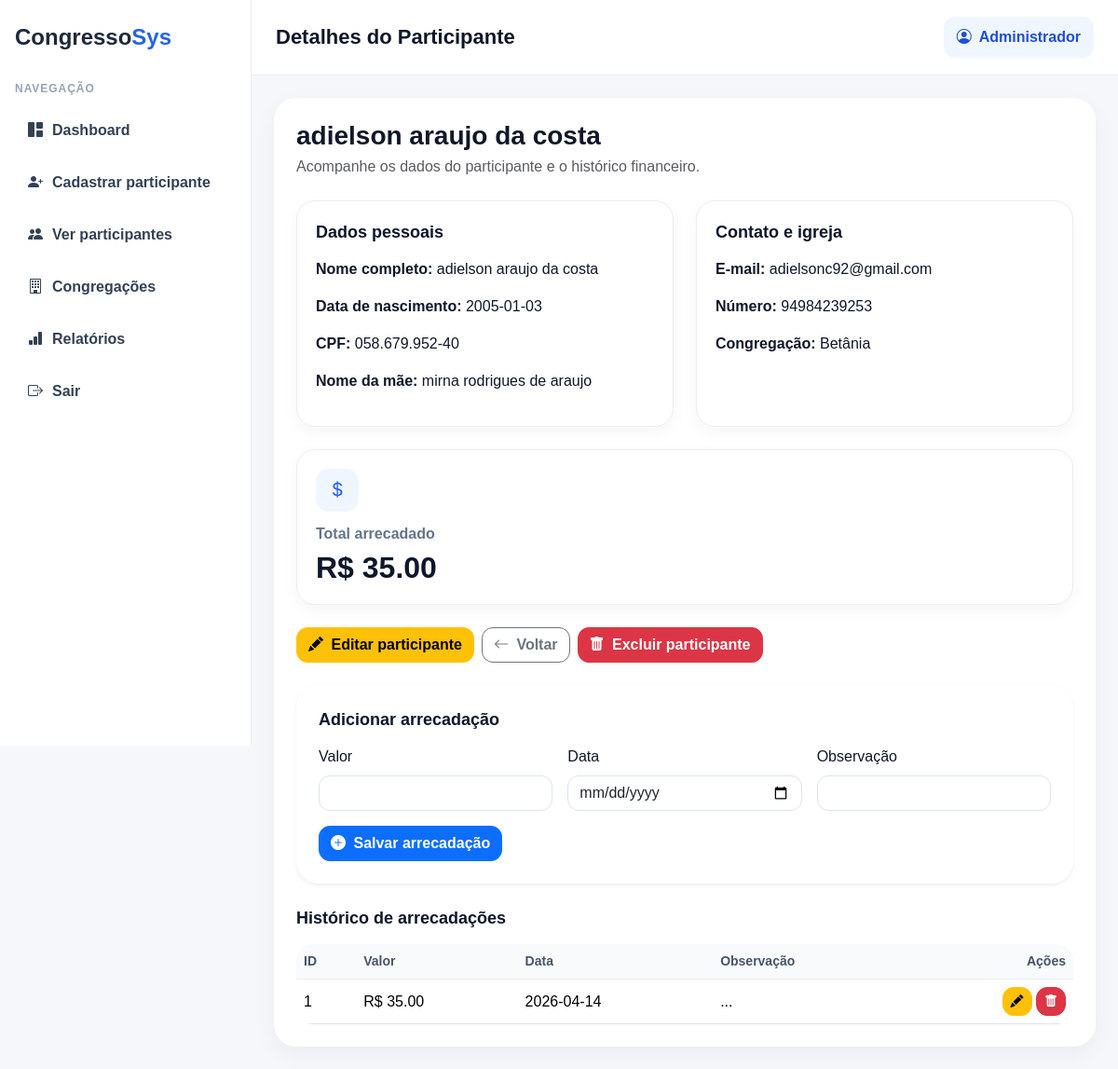
Before: /participantes/1 (signed in) with the older database file.
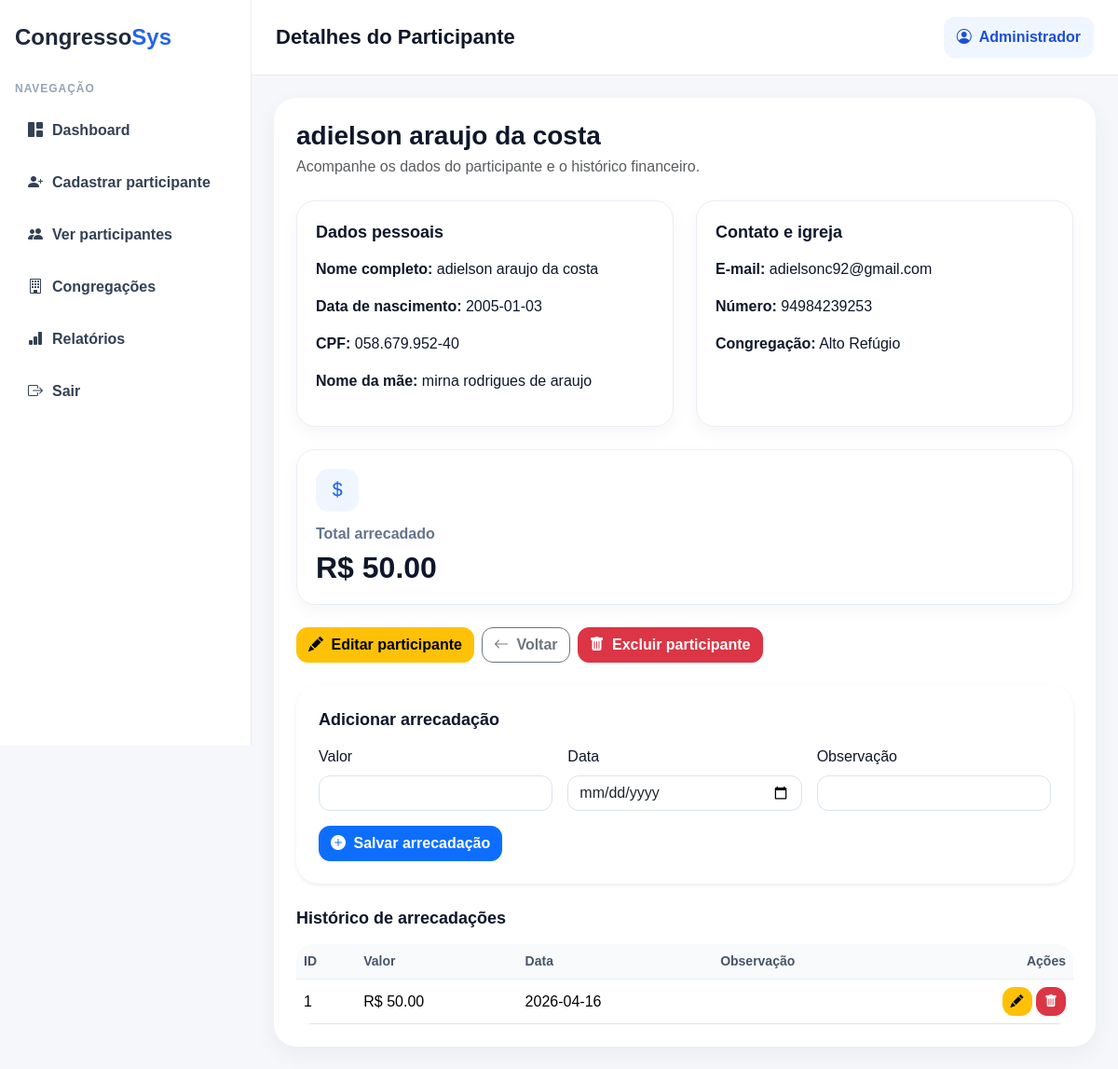
After: the same page with the newer database file.
### tables this page shows
CREATE TABLE participantes (
            id INTEGER PRIMARY KEY AUTOINCREMENT,
            nome_completo TEXT,
            data_nascimento TEXT,
            cpf TEXT UNIQUE,
            email TEXT,
            numero TEXT,
            nome_mae TEXT,
            congregacao TEXT
        );

CREATE TABLE arrecadacoes (
            id INTEGER PRIMARY KEY AUTOINCREMENT,
            participante_id INTEGER,
            valor REAL,
            data_lancamento TEXT,
            observacao TEXT,
            FOREIGN KEY (participante_id) REFERENCES participantes(id)
        );

### app.py (the view)
@app.route("/participantes/<int:id>")
def detalhe_participante(id):
    if "user_id" not in session:
        return redirect("/login")
    conn = get_db()
    participante = conn.execute("""
        SELECT * FROM participantes
        WHERE id = ?
    """, (id,)).fetchone()
    arrecadacoes = conn.execute("""
        SELECT * FROM arrecadacoes
        WHERE participante_id = ?
        ORDER BY id DESC
    """, (id,)).fetchall()
    total = conn.execute("""
        SELECT COALESCE(SUM(valor), 0) AS total_arrecadado
        FROM arrecadacoes
        WHERE participante_id = ?
    """, (id,)).fetchone()
    conn.close()
    if not participante:
        return "Participante não encontrado"
    return render_template(
        "detalhe_participante.html",
        participante=participante,
        arrecadacoes=arrecadacoes,
        total=total["total_arrecadado"]
    )

### app.py (called while the page is built)
def get_db():
    conn = sqlite3.connect(DB_PATH)
    conn.row_factory = sqlite3.Row
    return conn

### templates/detalhe_participante.html (shortened to what the changed rows need)
{% extends "base.html" %}
{% block page_title %}Detalhes do Participante{% endblock %}
{% block page_content %}
<div class="mb-4">
    <h3 class="mb-1 fw-bold">{{ participante.nome_completo }}</h3>
    <p class="text-muted mb-0">Acompanhe os dados do participante e o histórico financeiro.</p>
</div>
<div class="row g-4">
    <div class="col-lg-6">
        <div class="stat-card">
            <div class="section-title">Dados pessoais</div>
            <p><strong>Nome completo:</strong> {{ participante.nome_completo }}</p>
            <p><strong>Data de nascimento:</strong> {{ participante.data_nascimento }}</p>
            <p><strong>CPF:</strong> {{ participante.cpf }}</p>
            <p><strong>Nome da mãe:</strong> {{ participante.nome_mae }}</p>
        </div>
    </div>
    <div class="col-lg-6">
        <div class="stat-card">
            <div class="section-title">Contato e igreja</div>
            <p><strong>E-mail:</strong> {{ participante.email }}</p>
            <p><strong>Número:</strong> {{ participante.numero }}</p>
            <p><strong>Congregação:</strong> {{ participante.congregacao }}</p>
        </div>
    </div>
    <div class="col-12">
        <div class="stat-card">
            <div class="icon">
                <i class="bi bi-currency-dollar"></i>
            </div>
            <h6>Total arrecadado</h6>
            <h2>R$ {{ "%.2f"|format(total) }}</h2>
        </div>
    </div>
    <div class="col-12">
        <div class="table-responsive table-modern">
            <table class="table table-hover align-middle mb-0">
                <thead>
                    <tr>
                        <th>ID</th>
                        <th>Valor</th>
                        <th>Data</th>
                        <th>Observação</th>
                        <th class="text-end">Ações</th>
                    </tr>
                </thead>
                <tbody>
                    {% for a in arrecadacoes %}
                    <tr>
                        <td>{{ a.id }}</td>
                        <td>R$ {{ "%.2f"|format(a.valor) }}</td>
                        <td>{{ a.data_lancamento }}</td>
                        <td>{{ a.observacao }}</td>
                        <td class="text-end">
                            <a href="/arrecadacoes/{{ a.id }}/editar" class="btn btn-sm btn-warning">
                                <i class="bi bi-pencil-fill"></i>
                            </a>
                            <form method="POST" action="/arrecadacoes/{{ a.id }}/excluir" style="display:inline;" onsubmit="return confirm('Deseja excluir esta arrecadação?');">
                                <button type="submit" class="btn btn-sm btn-danger">
                                    <i class="bi bi-trash-fill"></i>
                                </button>
                            </form>
                        </td>
                    </tr>
                    {% endfor %}
                </tbody>
            </table>
        </div>
    </div>
</div>
{% endblock %}

Changed rows visible on the page:
changed participantes "adielson araujo da costa": congregacao "Betânia" → "Alto Refúgio"
changed arrecadacoes id 1: valor "35.00" → "50.00"; data_lancamento "2026-04-14" → "2026-04-16"; observacao "..." → (not shown)
Other visible differences:
{{ "%.2f"|format(total) }}: "35.00" → "50.00"
